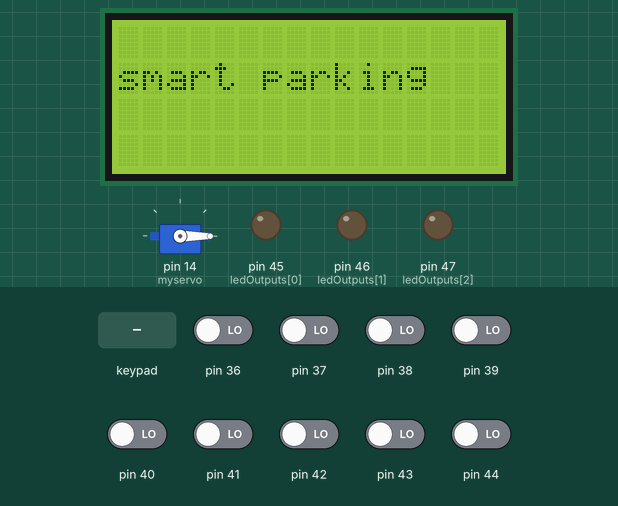
This sketch was run on a simulated Arduino Mega 2560, built with avr-gcc and run on an emulated ATmega2560. Shown: servo, 16×4 character LCD, output pins drawn as LEDs (lit = HIGH). The inputs (shaded band) are chosen by the test bench; at power-on: pin 36–44 LOW.

Above: at 0.1 s.
1.3 s: keypad keys 2 2 2 3 2 4 2 5 pressed 0.4 s apart
At 1.88 s:
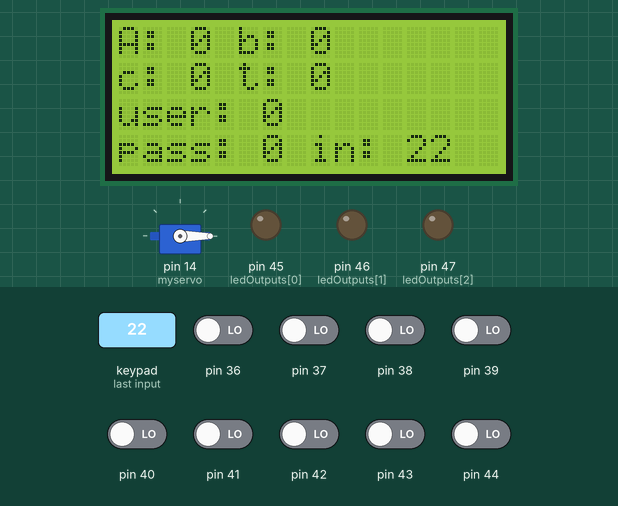
At 4.6 s:
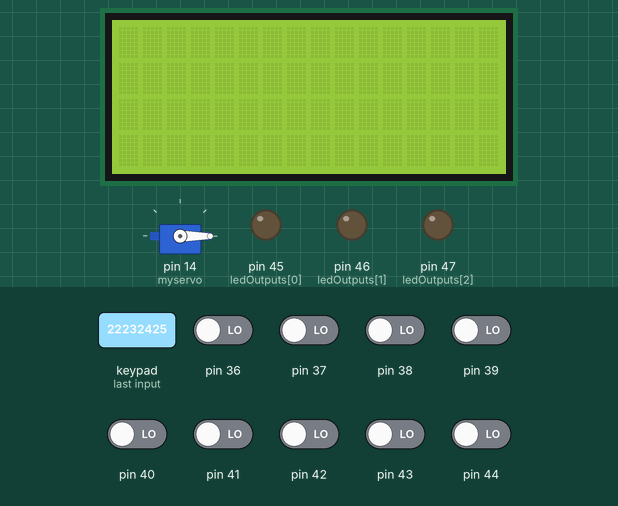
7.5 s: key 'D' pressed
10.5 s: key '7' pressed
13.5 s: keypad keys 2 2 2 3 2 4 2 5 * pressed 0.4 s apart
At 14.48 s:
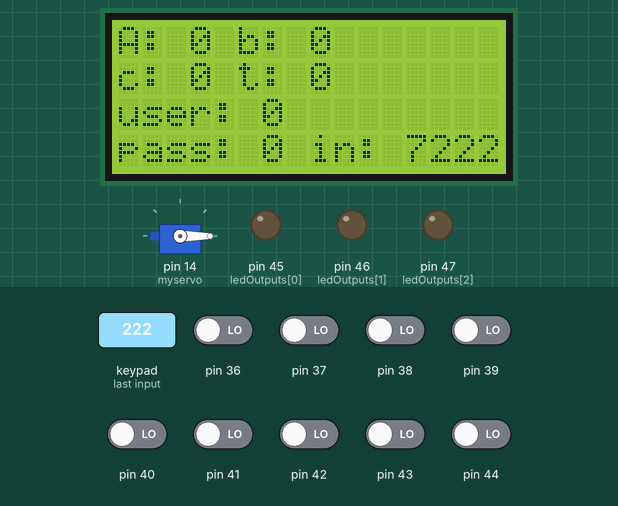
20.1 s: key '*' pressed
23.1 s: pin 36 driven HIGH
At 24.2 s:
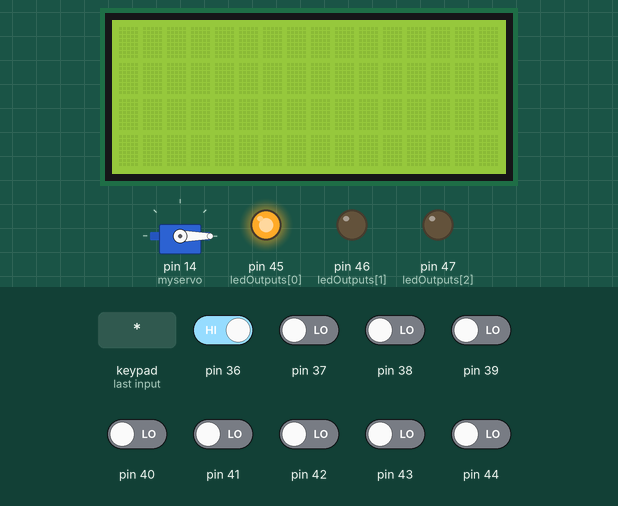
Timing chart, 0 to 26.1 s (numbered marks = the images above; inputs shaded):
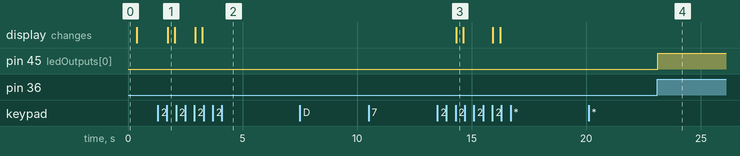

Measured:
- after the input at 1.3 s, the display: changes after 0.43 s (image 1)
- after the input at 7.5 s, every drawn part: stays the same
- after the input at 10.5 s, every drawn part: stays the same
- after the input at 13.5 s, the display: changes after 0.83 s (image 3)
- after the input at 20.1 s, every drawn part: stays the same
- after the input at 23.1 s, pin 45 (ledOutputs[0]): LOW → HIGH at once

The sketch:

smartParking.ino
```cpp
#include <LiquidCrystal.h> //Header file for LCD from https://www.arduino.cc/en/Reference/LiquidCrystal
#include <Keypad.h> //Header file for Keypad from https://github.com/Chris--A/Keypad
#include <Wire.h>
#include <SoftwareSerial.h>
#include <Servo.h>

struct User{
   int username;
   int pass;
   int enterTime;
};
Servo myservo;  // create servo object to control a servo
const byte ROWS = 4; // Four rows
const byte COLS = 4; // Three columns
const int userNum=1;
const int costPerMili=1;
User user={1,1,0};
User users[userNum]={user};
int Num1,Num2,Number;
char key,action;
const byte rs = 35, en = 34, d4 = 33, d5 = 32, d6 = 31, d7 = 30; //Pins to which LCD is connected
const byte maxCapacity=9;
byte sumCapacity=0;
const byte floors=3;
const byte pirInputs[maxCapacity]={36,37,38,39,40,41,42,43,44};
const byte ledOutputs[maxCapacity]={45,46,47,48,50,51,52,53,54};
byte capacityPerFloor[floors]={0,0,0};
byte rowPins[ROWS] = { 22, 23, 24, 25 };// Connect keypad ROW0, ROW1, ROW2 and ROW3 to these Arduino pins.
byte colPins[COLS] = { 26, 27, 28, 29 }; // Connect keypad COL0, COL1 and COL2 to these Arduino pins.
boolean result = false;
// Define the Keymap
char keys[ROWS][COLS] = {

  {'7','8','9','D'},

  {'4','5','6','C'},

  {'1','2','3','B'},

  {'*','0','#','A'}

};

SoftwareSerial mySerial(18,19);

Keypad kpd = Keypad( makeKeymap(keys), rowPins, colPins, ROWS, COLS ); //  Create the Keypad

LiquidCrystal lcd(rs, en, d4, d5, d6, d7);

void setup() {
  myservo.attach(14);
  myservo.write(0);
  //myservo.writeMicroseconds(1000);
  mySerial.begin(9600);
  Serial1.begin(9600);
  Wire.begin();
  mySerial.println("test"); //We are using a 16*2 LCD display
  pinIoDefiner(ledOutputs,false);
  pinIoDefiner(pirInputs,true);
  pinLowHighWriter(ledOutputs,true);
  lcd.begin(16, 4);
  printOnLcd(1,"smart parking"); //Display a intro message
  mySerial.println("start up");
  delay(10); //Wait for display to show info
  lcd.clear();

}
void loop() {

key = kpd.getKey(); //storing pressed key value in a char

if (key!=NO_KEY)
DetectButtons();

if (result==true)
CalculateResult();

DisplayResult();
}

void DetectButtons()
{
     lcd.clear(); //Then clean it
    if (key=='*') //If cancel Button is pressed
    {mySerial.println ("Button Cancel"); Number=Num1=Num2=0; result=false;}

     if (key == '1') //If Button 1 is pressed
    {mySerial.println ("Button 1");
    if (Number==0)
    Number=1;
    else{
    long temp=Number;
    Number = (Number*10) + 1; //Pressed twice
    if (String(temp,DEC ).length()>=4){
      String temp1=String(temp,DEC);
      temp1 = temp1.substring(1, (temp1.length()))+String(1,DEC);
      Number=atol(temp1.c_str());
    }
    }
    }

     if (key == '4') //If Button 4 is pressed
    {mySerial.println ("Button 4");
    if (Number==0)
    Number=4;
    else{
    long temp=Number;
    Number = (Number*10) + 4; //Pressed twice
    if (String(temp,DEC ).length()>=4 ){
      String temp1=String(temp,DEC);
      temp1 = temp1.substring(1, (temp1.length()))+String(4,DEC);
      Number=atol(temp1.c_str());
    }
    }
    }

     if (key == '7') //If Button 7 is pressed
    {mySerial.println ("Button 7");
    if (Number==0)
    Number=7;
    else{
    long temp=Number;
    Number = (Number*10) + 7; //Pressed twice
    if (String(temp,DEC ).length()>=4 ){
      String temp1=String(temp,DEC);
      temp1 = temp1.substring(1, (temp1.length()))+String(7,DEC);
      Number=atol(temp1.c_str());
    }
    }
    }


    if (key == '0')
    {mySerial.println ("Button 0"); //Button 0 is Pressed
    if (Number==0)
    Number=0;
    else{

    long temp=Number;
    Number = (Number*10) + 0; //Pressed twice
    if (String(temp,DEC ).length()>=4 ){
      String temp1=String(temp,DEC);
      temp1 = temp1.substring(1, (temp1.length()))+String(0,DEC);
      Number=atol(temp1.c_str());
    }
    }
    }

     if (key == '2') //Button 2 is Pressed
    {mySerial.println ("Button 2");
     if (Number==0)
    Number=2;
    else{
    long temp=Number;

    Number = (Number*10) + 2; //Pressed twice
    if (String(temp,DEC ).length()>=4 ){
      String temp1=String(temp,DEC);
      temp1 = temp1.substring(1, (temp1.length()))+String(2,DEC);
      Number=atol(temp1.c_str());
    }
    }
    }

     if (key == '5')
    {mySerial.println ("Button 5");
     if (Number==0)
    Number=5;
    else{
    long temp=Number;

    Number = (Number*10) + 5; //Pressed twice
    if (String(temp,DEC ).length()>=4 ){
      String temp1=String(temp,DEC);
      temp1 = temp1.substring(1, (temp1.length()))+String(5,DEC);
      Number=atol(temp1.c_str());
    }
    }
    }

     if (key == '8')
    {mySerial.println ("Button 8");
     if (Number==0)
    Number=8;
    else{
    long temp=Number;
    Number = (Number*10) + 8; //Pressed twice
    if (String(temp,DEC ).length()>=4 ){
      String temp1=String(temp,DEC);
      temp1 = temp1.substring(1, (temp1.length()))+String(8,DEC);
      Number=atol(temp1.c_str());
    }
    }
    }


    if (key == '#')
    {mySerial.println ("Button Equal");
    Num2=Number;
    result = true;
    }

     if (key == '3')
    {mySerial.println ("Button 3");
     if (Number==0)
    Number=3;
    else
    {
    long temp=Number;

    Number = (Number*10) + 3; //Pressed twice
    if (String(temp,DEC ).length()>=4 ){
      String temp1=String(temp,DEC);
      temp1 = temp1.substring(1, (temp1.length()))+String(3,DEC);
      Number=atol(temp1.c_str());
    }
    }
    }

     if (key == '6')
    {mySerial.println ("Button 6");
    if (Number==0)
    Number=6;
    else{
    long temp=Number;

    Number = (Number*10) + 6; //Pressed twice
    if (String(temp,DEC ).length()>=4 ){
      String temp1=String(temp,DEC);
      temp1 = temp1.substring(1, (temp1.length()))+String(6,DEC);
      Number=atol(temp1.c_str());
    }
    }
    }

     if (key == '9')
    {mySerial.println ("Button 9");
    if (Number==0)
    Number=9;
    else{
    long temp=Number;

    Number = (Number*10) + 9; //Pressed twice
    if (String(temp,DEC ).length()>=4 ){
      String temp1=String(temp,DEC);
      temp1 = temp1.substring(1, (temp1.length()))+String(9,DEC);
      Number=atol(temp1.c_str());
    }
    }
    }

  if (key == 'A' || key == 'B' ) //Detecting Buttons on Column 4
  {
    if (key == 'A')
    {Serial.println ("Addition"); action = '+';}
     if (key == 'B')
    {Serial.println ("Subtraction"); action = '-'; }
    Num1 = Number;
    Number =0;
    delay(10);
  }

}

void CalculateResult()
{
 if (action=='+' or action=='-'){
  User chosenUser;
  for (int i = 0; i < userNum; i++) {
    mySerial.println ("username is");
    mySerial.println (users[i].username );
    mySerial.println ("pass is");
    mySerial.println (users[i].pass);
    mySerial.println ("enterTime is");
    mySerial.println (users[i].enterTime);

    if (Num1==users[i].username and Num2==users[i].pass and sumCapacity<9){
       mySerial.println ("sumCapacity is");
       mySerial.println (sumCapacity);
       mySerial.println ("servo is moved");
       myservo.write(180);
       printOnLcd(0,"door opened");
       int Time=millis();
       mySerial.println ("time is");
       mySerial.println (Time);
       int cost=0;
       if(users[i].enterTime==0)users[i].enterTime=Time;
       else{
        cost=(Time-users[i].enterTime)*costPerMili;
        users[i].enterTime=0;
        printOnLcd(1,"cost: "+String(cost));
       }
       delay(100);
       lcd.clear();
       myservo.write(0);
    }
  }
  Num1=Num2=Number=0;
  result=false;
}
}

void DisplayResult()
{
     // set the cursor to column 0, line 1
  sumCapacity=0;
  for (int i = 0; i < floors; i++) {
    capacityPerFloor[i]=0;
    for (int j = i*3; j <(i+1)*3; j++) {
    if (digitalRead(int(pirInputs[j])) == HIGH) {
      digitalWrite(int(ledOutputs[j]), HIGH);
      capacityPerFloor[i]=capacityPerFloor[i]+1;
      sumCapacity+=1;
    }
    else digitalWrite(ledOutputs[j], LOW);
  }
  }
  String line="A: "+String(capacityPerFloor[0])+" "+"b: "+String(capacityPerFloor[1]);
  printOnLcd(0,line);
  line="c: "+String(capacityPerFloor[2])+" "+"t: "+String(sumCapacity);
  printOnLcd(1,line);
  line="user: "+String(Num1);
  printOnLcd(2,line);
  line="pass: "+String(Num2)+" "+"in: "+String(Number);
  printOnLcd(3,line);
  delay(10); //Wait for display to show info
  lcd.clear();

}

void pinIoDefiner(byte arr[],bool input)
{
  int l=sizeof(arr);
  for (int i = 0; i <= l; i++) {
    int pin=int(arr[i]);
    if(input)pinMode(pin, INPUT);
    else pinMode(pin, OUTPUT);
  }
}

void pinLowHighWriter(byte arr[],bool low)
{
  int l=sizeof(arr);
  for (int i = 0; i <= l; i++) {
    if(low)digitalWrite(arr[i], LOW);
    else digitalWrite(arr[i], HIGH);

  }
}

void printOnLcd(int lineNumber, String message) {
  lcd.setCursor(0, lineNumber);
  lcd.print(message);
}
```
